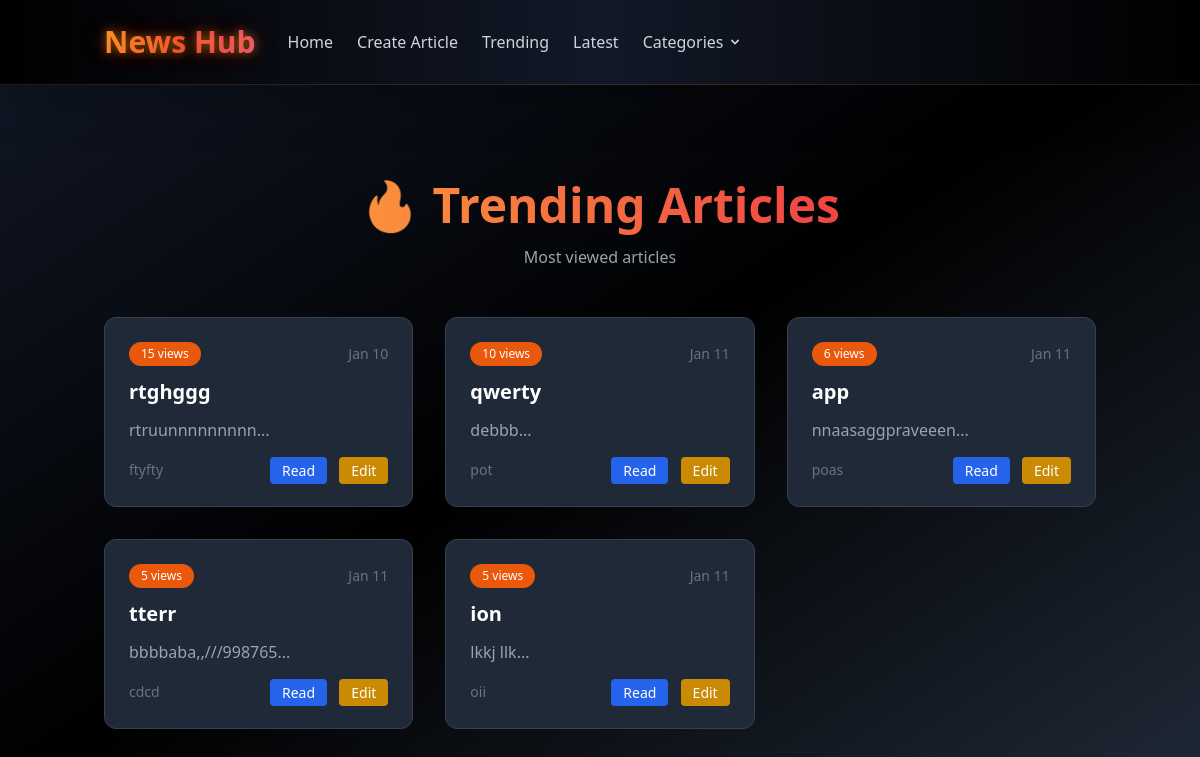
Screenshot of /articles/trending with the database file from the repository.
### backend/models/article.py (models this page shows)
class Article(db.Model):
    id = db.Column(db.Integer, primary_key=True)
    title = db.Column(db.String(200), nullable=False)
    content = db.Column(db.Text, nullable=False)
    author = db.Column(db.String(100), default='Anonymous')
    view_count = db.Column(db.Integer, default=0)
    created_at = db.Column(db.DateTime, default=datetime.utcnow)

### backend/controllers/article_controller.py (the view)
@bp.route('/trending')
def trending():
    articles = ArticleService.get_trending_articles()
    return render_template('trending_articles.html', articles=articles)

### backend/services/article_service.py (called while the page is built)
    @staticmethod
    def get_trending_articles(limit=10):
        return Article.query.order_by(Article.view_count.desc()).limit(limit).all()

### templates/trending_articles.html (shortened to what this page needs)
{% extends 'layout.html' %}
{% block content %}
<div class="min-h-screen py-12">
  <div class="container mx-auto px-4 py-12">
    <div class="text-center mb-12">
      <h1 class="text-5xl font-bold text-white mb-4">
        <span class="bg-gradient-to-r from-orange-400 to-red-500 bg-clip-text text-transparent">
        </span>
      </h1>
      <p class="text-gray-400">Most viewed articles</p>
    </div>
    {% if articles %}
    <div class="grid gap-8 md:grid-cols-2 lg:grid-cols-3">
      {% for article in articles %}
        <div class="bg-gray-800 rounded-xl p-6 border border-gray-700 hover:border-orange-500/50 transition duration-300">
          <div class="flex items-center justify-between mb-3">
            <span class="px-3 py-1 bg-orange-600 text-white text-xs rounded-full">{{ article.view_count or 0 }} views</span>
            <span class="text-gray-500 text-sm">{{ article.created_at.strftime('%b %d') }}</span>
          </div>
          <h2 class="text-xl font-bold text-white mb-3">{{ article.title }}</h2>
          <p class="text-gray-400 mb-4">{{ article.content[:100] }}...</p>
          <div class="flex justify-between items-center">
            <span class="text-sm text-gray-500">{{ article.author }}</span>
            <div class="space-x-2">
              <a href="/articles/{{ article.id }}" class="px-3 py-1 bg-blue-600 text-white rounded text-sm">Read</a>
              <a href="/articles/edit/{{ article.id }}" class="px-3 py-1 bg-yellow-600 text-white rounded text-sm">Edit</a>
            </div>
          </div>
        </div>
      {% endfor %}
    </div>
    {% else %}
    <div class="text-center py-16">
      <h3 class="text-2xl font-bold text-gray-300 mb-2">No Trending Articles</h3>
      <p class="text-gray-500 mb-4">Articles will appear here as they gain views.</p>
      <a href="/articles/create" class="px-6 py-3 bg-green-600 text-white rounded-xl">Write Article</a>
    </div>
    {% endif %}
  </div>
</div>
{% endblock %}

### templates/layout.html (shortened to what this page needs)
<!doctype html>
<html lang="en" class="dark">
  <head>
    <script src="https://cdn.tailwindcss.com"></script>
  </head>
  <body class="bg-gradient-to-br from-gray-900 via-black to-gray-800 text-white min-h-screen">
    <header class="bg-gradient-to-r from-black via-gray-900 to-black border-b border-orange-500/20 shadow-2xl">
      <div class="container mx-auto px-4 py-6">
        <div class="flex items-center justify-between">
          <div class="flex items-center space-x-8">
            <a href="/" class="text-3xl font-bold bg-gradient-to-r from-orange-400 via-red-500 to-pink-500 bg-clip-text text-transparent metallic-text">
            </a>
            <nav class="hidden md:flex space-x-6">
              <a href="/" class="text-gray-300 hover:text-orange-400 transition duration-300 font-medium metallic-link">Home</a>
              <a href="/articles/create" class="text-gray-300 hover:text-orange-400 transition duration-300 font-medium metallic-link">Create Article</a>
              <a href="/articles/trending" class="text-gray-300 hover:text-orange-400 transition duration-300 font-medium metallic-link">Trending</a>
              <a href="/articles/latest" class="text-gray-300 hover:text-orange-400 transition duration-300 font-medium metallic-link">Latest</a>
              <div class="relative group">
                <button class="text-gray-300 hover:text-orange-400 transition duration-300 font-medium metallic-link flex items-center">
                  Categories
                  <svg class="w-4 h-4 ml-1" fill="currentColor" viewBox="0 0 20 20">
                    <path fill-rule="evenodd" d="M5.293 7.293a1 1 0 011.414 0L10 10.586l3.293-3.293a1 1 0 111.414 1.414l-4 4a1 1 0 01-1.414 0l-4-4a1 1 0 010-1.414z" clip-rule="evenodd"></path>
                  </svg>
                </button>
              </div>
            </nav>
          </div>
        </div>
      </div>
    </header>
    <main class="flex-1">
      {% block content %}{% endblock %}
    </main>
  </body>
</html>

### templates/layout.html (style rules this page uses)
.metallic-text { text-shadow: 0 0 10px rgba(255, 165, 0, 0.5), 0 0 20px rgba(255, 69, 0, 0.3), 0 0 30px rgba(255, 0, 0, 0.2); }
.metallic-link { position: relative; }
.metallic-link::after { content: ''; position: absolute; bottom: -2px; left: 0; width: 0; height: 2px; background: linear-gradient(90deg, #ff6b35, #f7931e, #ff4757); transition: width 0.3s ease; }

### rows the page displays
Article: view_count "15", created_at "Jan 10", title "rtghggg", content "rtruunnnnnnnnn", author "ftyfty"
Article: view_count "10", created_at "Jan 11", title "qwerty", content "debbb", author "pot"
Article: view_count "6", created_at "Jan 11", title "app", content "nnaasaggpraveeen", author "poas"
Article: view_count "5", created_at "Jan 11", title "tterr", content "bbbbaba,,///998765", author "cdcd"
Article: view_count "5", created_at "Jan 11", title "ion", content "lkkj llk", author "oii"
